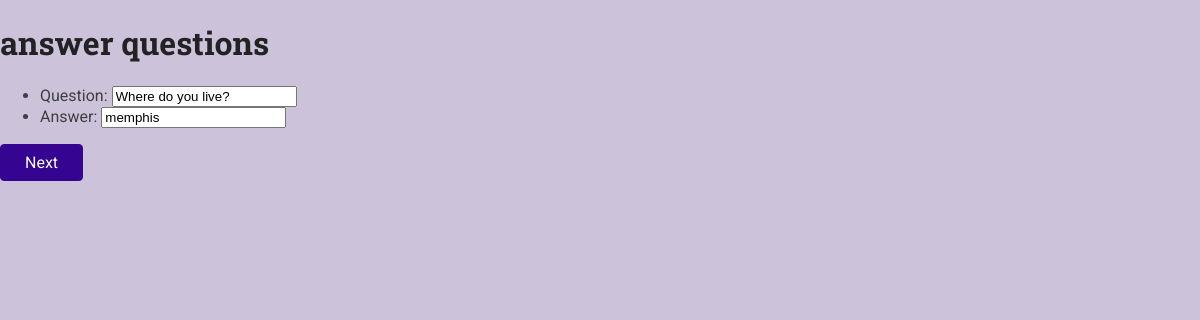
Page /form_builder/fill_question/2 on the earlier database version.
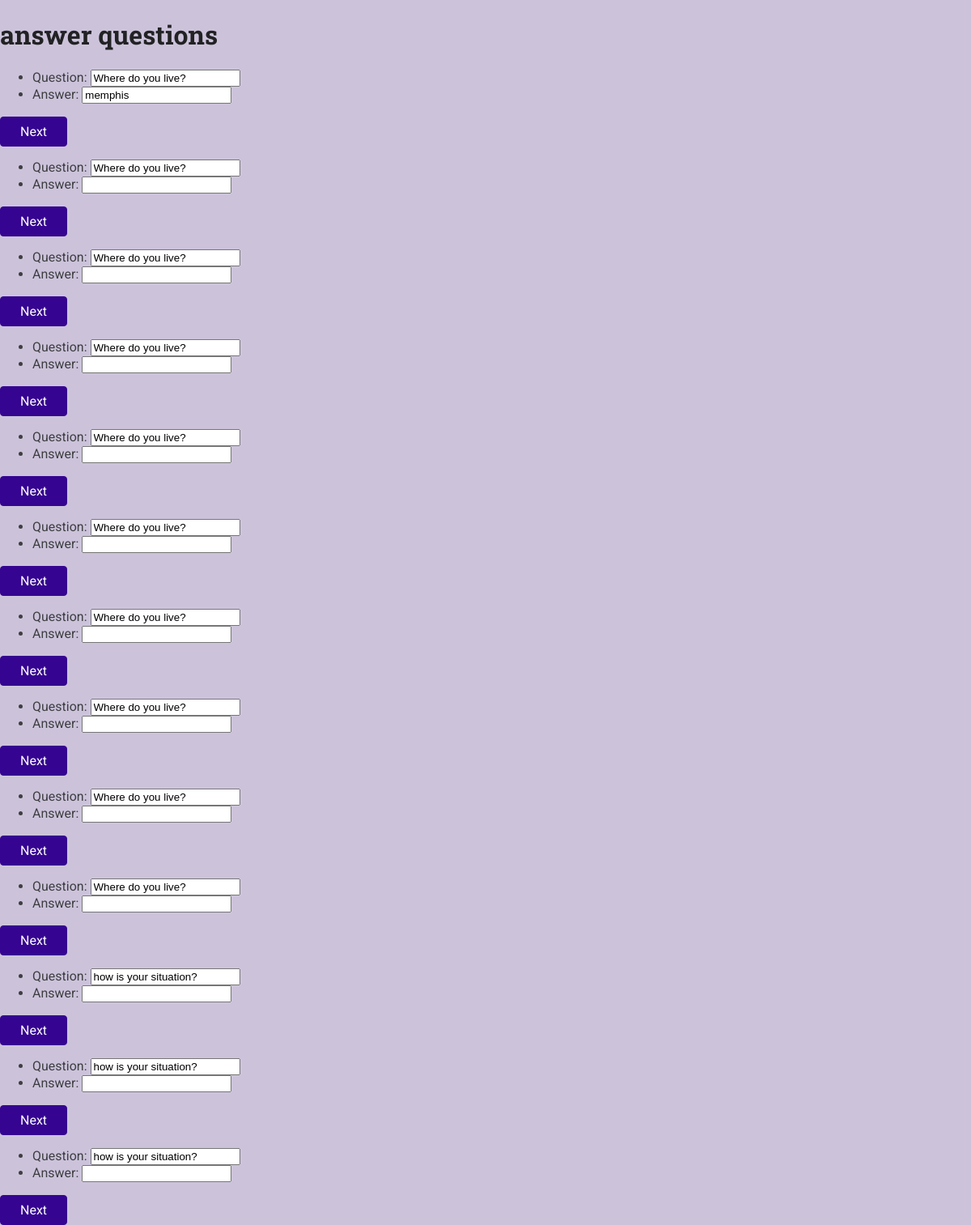
Same page on the later database version.
### form_builder/models.py (models this page shows)
class Question(models.Model):
    question = models.CharField(max_length=250, null= True, blank= True)
    answer = models.CharField(max_length=250,null=True, blank=True)
    answer_format = models.CharField(max_length=50, default='text field')
    programs = models.ManyToManyField(Program, blank=True, null=True)

### form_builder/views.py (the view, shortened to what this page needs)
# urls.py: path('form_builder/fill_question/<program_id>', views.fill_out_form, name="fill_question_view"),
def fill_out_form(request, program_id):
    forms = []
    if request.method == "GET":
        questions = Question.objects.filter(programs = program_id)
        for question in questions:
            question_form = Fill_question_form(instance = question)
            print(question_form)
            forms.append(question_form)
        return render(request, 'form_builder/fill_out_form.html', {
            'forms': forms,
            'program_id': program_id
        })

### form_builder/templates/form_builder/fill_out_form.html (shortened to what this page needs)
{% load static %}
<!DOCTYPE html>
<html lang="en">
<head>
    <link rel="stylesheet" href="{% static 'form_builder/styles/base.css' %}">
    <link rel="stylesheet" href="{% static 'form_builder/styles/question.css' %}">
</head>
<body>
    <main>
           <h1>answer questions</h1>
        {% for question_form in forms %}
        <form action="{% url 'fill_question_view' program_id %}" method="POST">
            <ul>
            {{ question_form.as_ul }}
            </ul>
            <div id ="registration-actions">
                <button>Next</button>
            </div>
        </form>
        {% endfor %}
    </main>
</body>
</html>

### form_builder/static/form_builder/styles/base.css (style rules this page uses)
* { box-sizing: border-box; }
body { font-family: 'Roboto', sans-serif; margin: 0; background-color: #ccc3db; color: #3e3e41; }
h1, h2, h3 { font-family: 'Roboto Slab', sans-serif; color: #222224; }
button, .btn { cursor: pointer; font: inherit; padding: 0.5rem 1.5rem; background-color: #350490; border: 1px solid #350490; color: white; border-radius: 4px; text-decoration: none; }

Differences in the rows shown:
added Question: question "Where do you live?"
added Question: question "how is your situation?"
added Question: question "Where do you live?"
added Question: question "Where do you live?"
added Question: question "Where do you live?"
added Question: question "Where do you live?"
added Question: question "Where do you live?"
added Question: question "Where do you live?"
added Question: question "Where do you live?"
added Question: question "Where do you live?"
added Question: question "how is your situation?"
added Question: question "how is your situation?"
Other differences:
new list line: "Question: Answer: Next"
